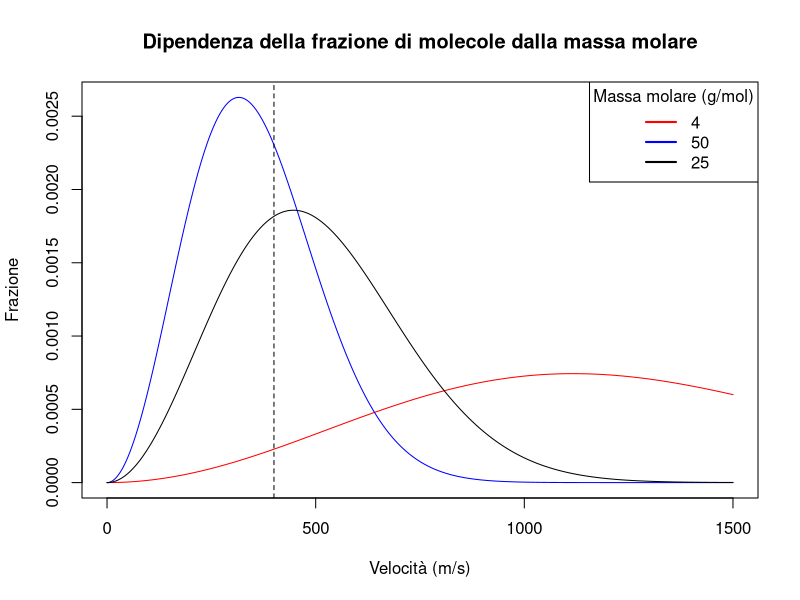
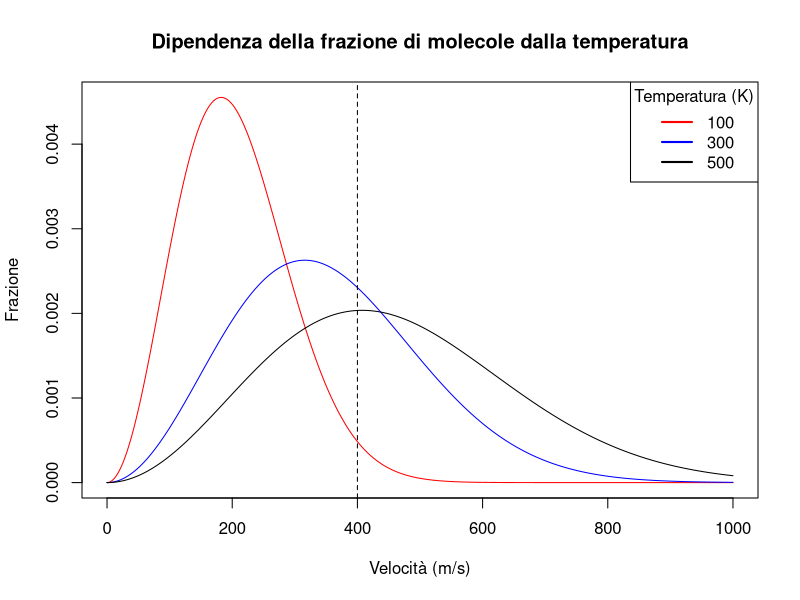

Write R code to recreate these figures, in order.
##### Distribuzione velocità delle molecole di Maxwell Boltzmann
#### Versione 1.1
#### 21 dicembre 2021

#Valore numerico della costante dei gas (unità: kJ K-1 mol-1)
R= 8.31446261815324*1000 # R (in g m2 s-2 K-1 mol-1) è importante l'unità di misura delle costanti

##### Setto tre masse molari (g mol-1)
m1 = 4
m2 = 50
m3 = 25

#### Setto tre T (in K)
T1 = 100  ### Pari a xxx°C
T2 = 300  ### Pari a xxx°C
T3 = 500  ### Pari a xxx°C

### Temperatura costante T = 300 K
x <- seq(0, 1500, 0.05) # range di velocità (x) da 0 a 600 (m s-1) con delta di 0.05
F_m1 <-  function(x) 4*pi*x^2*exp((-m1*x^2)/(2*R*T2))*(((m1/(2*pi*R*T2))^(3/2)))
F_m2 <-  function(x) 4*pi*x^2*exp((-m2*x^2)/(2*R*T2))*(((m2/(2*pi*R*T2))^(3/2)))
F_m3 <-  function(x) 4*pi*x^2*exp((-m3*x^2)/(2*R*T2))*(((m3/(2*pi*R*T2))^(3/2)))

matplot(x, cbind( F_m1(x), F_m2(x), F_m3(x) ),
        # xlim=c(0, 1500)
        # ylim=c(0, 0.1),
        type="l",
        lwd = c(1,1,1),   ### spessore delle linee
        lty = c(1,1,1),  ### tipo di linea
        col= c("red", "blue", "black"),
        ylab ="Frazione", 
        xlab="Velocità (m/s)",  #ylab e xlab servono per il nome degli assi #cartesiani
        main = "Dipendenza della frazione di molecole dalla massa molare")

legend("topright", legend = c(m1, m2, m3), col = c("red", "blue", "black"),
       title = "Massa molare (g/mol)", lwd = 2)
abline(v= 400, lty =2)


### Massa molare costante m = 50 g mol-1
x <- seq(0, 1000, 0.05) # range di velocità (x) da 0 a 600 (m s-1) con delta di 0.05
F_T1 <-  function(x) 4*pi*x^2*exp((-m2*x^2)/(2*R*T1))*(((m2/(2*pi*R*T1))^(3/2)))
F_T2 <-  function(x) 4*pi*x^2*exp((-m2*x^2)/(2*R*T2))*(((m2/(2*pi*R*T2))^(3/2)))
F_T3 <-  function(x) 4*pi*x^2*exp((-m2*x^2)/(2*R*T3))*(((m2/(2*pi*R*T3))^(3/2)))

matplot(x, cbind( F_T1(x), F_T2(x), F_T3(x) ),
        # xlim=c(0, 1000)
        # ylim=c(0,0.1),
        type="l",
        lwd = c(1,1,1),   ### spessore delle linee
        lty = c(1,1,1),  ### tipo di linea
        col= c("red", "blue", "black"),
        ylab ="Frazione", 
        xlab="Velocità (m/s)",  #ylab e xlab servono per il nome degli assi #cartesiani
        main = "Dipendenza della frazione di molecole dalla temperatura")

legend("topright", legend = c(T1, T2, T3), col = c("red", "blue", "black"),
       title = "Temperatura (K)", lwd = 2)
abline(v= 400, lty =2)
